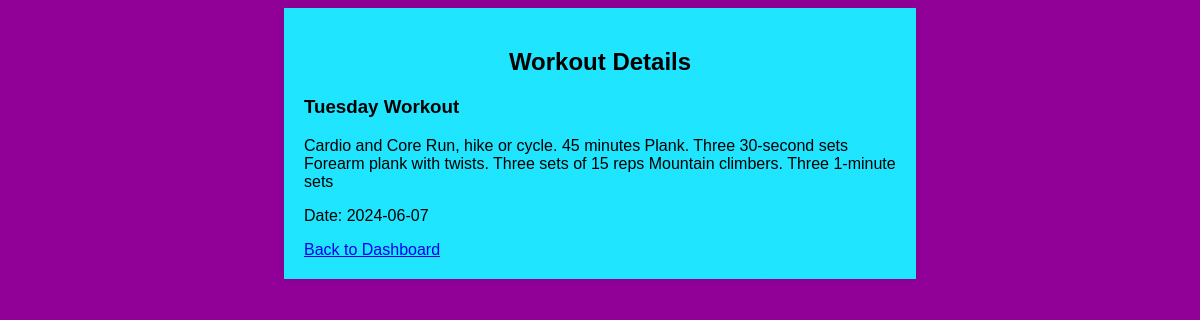
Page /workout-routine-planner/read.php?id=7 (signed in) on the committed database.
### tables this page shows
CREATE TABLE `workouts` (
  `id` int(11) NOT NULL,
  `user_id` int(11) DEFAULT NULL,
  `title` varchar(100) DEFAULT NULL,
  `description` text DEFAULT NULL,
  `date` date DEFAULT NULL
);

### workout-routine-planner/read.php (the view, shortened to what this page needs)
<?php
include 'config.php';
$workout_id = $_GET['id'];
$sql = "SELECT * FROM workouts WHERE id='$workout_id' AND user_id='{$_SESSION['user_id']}'";
$result = $conn->query($sql);
$row = $result->fetch_assoc();
?>
<!DOCTYPE html>
<html>
<head>
    <link rel="stylesheet" type="text/css" href="css/style.css">
</head>
<body>
<div class="container">
    <h2>Workout Details</h2>
    <h3><?php echo $row['title']; ?></h3>
    <p><?php echo $row['description']; ?></p>
    <p>Date: <?php echo $row['date']; ?></p>
    <a href="dashboard.php">Back to Dashboard</a>
</div>
</body>
</html>

### workout-routine-planner/css/style.css (style rules this page uses)
body { font-family: Arial, sans-serif; background-repeat: no-repeat; background-attachment: fixed; background-position: center; background-size: 100%; background-image: linear-gradient( 190deg, hsl(297deg 99% 30%) 0%, hsl(297deg 99% 30%) 35%, hsl(297deg 99% 30%) 68%, hsl(297deg 99% 30%) 100% ); }
.container { width: 50%; margin: 0 auto; background-image: linear-gradient( 190deg, hsl(187deg 100% 56%) 0%, hsl(187deg 100% 56%) 35%, hsl(187deg 100% 56%) 68%, hsl(187deg 100% 56%) 100% ); padding: 20px; box-shadow: 0 0 10px rgba(0, 0, 0, 0.1); }
h2 { text-align: center; }

### rows in the picture
workouts: title "Tuesday Workout", description "Cardio and Core Run, hike or cycle. 45 minutes Plank. Three 30-second sets Forearm plank with twists. Three sets of 15 reps Mountain climbers. Three 1-minute sets", date "2024-06-07"
